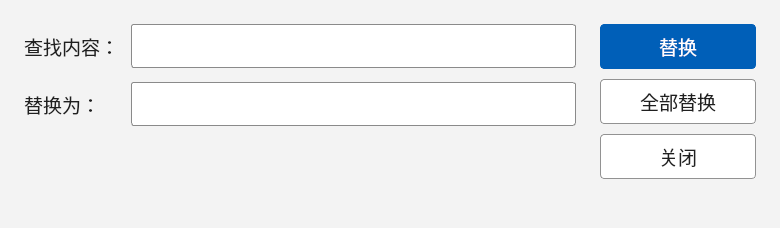
<?xml version='1.0' encoding='utf-8'?>
<ui version="4.0">
 <class>ReplaceDialog</class>
 <widget class="QDialog" name="ReplaceDialog">
  <property name="geometry">
   <rect>
    <x>0</x>
    <y>0</y>
    <width>780</width>
    <height>228</height>
   </rect>
  </property>
  <property name="windowTitle">
   <string>替换</string>
  </property>
  <property name="font">
   <font>
    <family>Microsoft YaHei UI</family>
    <pointsize>14</pointsize>
    <bold>false</bold>
   </font>
  </property>
  <property name="styleSheet">
   <string>QDialog { background: #f3f3f3; color: #202020; }
QLabel { color: #202020; background: transparent; }
QLineEdit { background: #ffffff; color: #202020; border: 1px solid #8a8a8a; border-radius: 3px; padding: 8px 10px; min-height: 26px; selection-background-color: #005fb8; selection-color: white; }
QLineEdit:focus { border: 2px solid #005fb8; padding: 7px 9px; }
QPushButton { color: #202020; background: #ffffff; border: 1px solid #929292; border-radius: 4px; padding: 7px 16px; min-height: 28px; }
QPushButton:hover { background: #e6eff8; border-color: #005fb8; }
QPushButton:pressed { background: #cddff2; }
QPushButton:focus { border: 2px solid #005fb8; padding: 6px 15px; }
QPushButton#pushButtonOk, QPushButton#pushButtonFindNext, QPushButton#pushButtonReplace { background: #005fb8; color: #ffffff; border-color: #005fb8; }
QPushButton#pushButtonOk:hover, QPushButton#pushButtonFindNext:hover, QPushButton#pushButtonReplace:hover { background: #004d96; }
QPushButton#pushButtonOk:pressed, QPushButton#pushButtonFindNext:pressed, QPushButton#pushButtonReplace:pressed { background: #003d76; }
QPushButton#pushButtonOk:focus, QPushButton#pushButtonFindNext:focus, QPushButton#pushButtonReplace:focus { border-color: #80bfff; }
</string>
  </property>
  <layout class="QHBoxLayout" name="horizontalLayout">
   <property name="leftMargin">
    <number>24</number>
   </property>
   <property name="topMargin">
    <number>24</number>
   </property>
   <property name="rightMargin">
    <number>24</number>
   </property>
   <property name="bottomMargin">
    <number>24</number>
   </property>
   <property name="spacing">
    <number>24</number>
   </property>
   <item>
    <layout class="QVBoxLayout" name="formLayout">
     <item>
      <layout class="QGridLayout" name="gridLayout">
       <property name="horizontalSpacing">
        <number>12</number>
       </property>
       <property name="verticalSpacing">
        <number>14</number>
       </property>
       <item row="0" column="0">
        <widget class="QLabel" name="labelFind">
         <property name="text">
          <string>查找内容：</string>
         </property>
         <property name="buddy">
          <cstring>lineEditFind</cstring>
         </property>
         <property name="alignment">
          <enum>Qt::AlignRight|Qt::AlignVCenter</enum>
         </property>
        </widget>
       </item>
       <item row="0" column="1">
        <widget class="QLineEdit" name="lineEditFind">
         <property name="clearButtonEnabled">
          <bool>true</bool>
         </property>
        </widget>
       </item>
       <item row="1" column="0">
        <widget class="QLabel" name="labelReplace">
         <property name="text">
          <string>替换为：</string>
         </property>
         <property name="buddy">
          <cstring>lineEditReplace</cstring>
         </property>
         <property name="alignment">
          <enum>Qt::AlignRight|Qt::AlignVCenter</enum>
         </property>
        </widget>
       </item>
       <item row="1" column="1">
        <widget class="QLineEdit" name="lineEditReplace">
         <property name="clearButtonEnabled">
          <bool>true</bool>
         </property>
        </widget>
       </item>
      </layout>
     </item>
     <item>
      <spacer name="formSpacer">
       <property name="orientation">
        <enum>Qt::Vertical</enum>
       </property>
       <property name="sizeHint">
        <size>
         <width>0</width>
         <height>0</height>
        </size>
       </property>
      </spacer>
     </item>
    </layout>
   </item>
   <item>
    <layout class="QVBoxLayout" name="buttonLayout">
     <item>
      <widget class="QPushButton" name="pushButtonReplace">
       <property name="text">
        <string>替换</string>
       </property>
       <property name="default">
        <bool>true</bool>
       </property>
       <property name="minimumSize">
        <size>
         <width>156</width>
         <height>44</height>
        </size>
       </property>
      </widget>
     </item>
     <item>
      <widget class="QPushButton" name="pushButtonReplaceAll">
       <property name="text">
        <string>全部替换</string>
       </property>
       <property name="minimumSize">
        <size>
         <width>156</width>
         <height>44</height>
        </size>
       </property>
      </widget>
     </item>
     <item>
      <widget class="QPushButton" name="pushButtonClose">
       <property name="text">
        <string>关闭</string>
       </property>
       <property name="minimumSize">
        <size>
         <width>156</width>
         <height>44</height>
        </size>
       </property>
      </widget>
     </item>
     <property name="spacing">
      <number>10</number>
     </property>
     <item>
      <spacer name="buttonSpacer">
       <property name="orientation">
        <enum>Qt::Vertical</enum>
       </property>
       <property name="sizeHint">
        <size>
         <width>0</width>
         <height>0</height>
        </size>
       </property>
      </spacer>
     </item>
    </layout>
   </item>
  </layout>
  <property name="minimumSize">
   <size>
    <width>780</width>
    <height>228</height>
   </size>
  </property>
 </widget>
 <tabstops>
  <tabstop>lineEditFind</tabstop>
  <tabstop>lineEditReplace</tabstop>
  <tabstop>pushButtonReplace</tabstop>
  <tabstop>pushButtonReplaceAll</tabstop>
  <tabstop>pushButtonClose</tabstop>
 </tabstops>
 <resources />
 <connections>
  </connections>
</ui>
